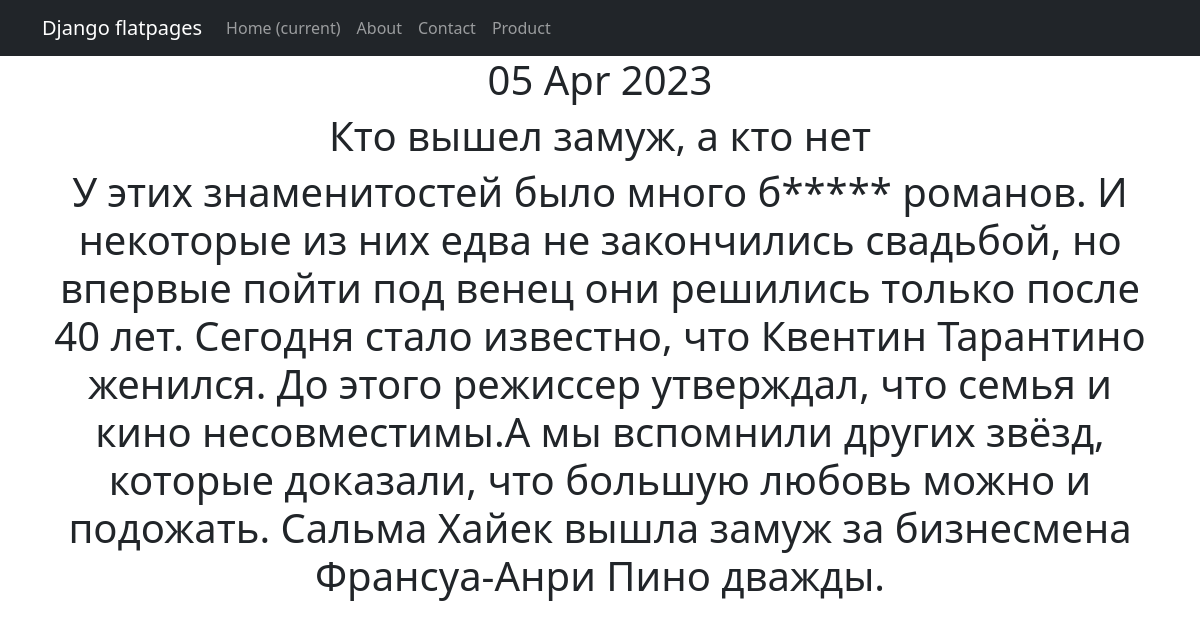
The page /articles/2 on the database its author committed.
### News_Portal/models.py (models this page shows, shortened)
class Post(models.Model):
    author = models.ForeignKey(Author, on_delete=models.CASCADE)
    type = models.CharField(max_length=2, choices=TYPES, default="news")
    creation_time = models.DateTimeField(auto_now_add=True)
    category = models.ManyToManyField(Category, through="PostCategory")
    title = models.CharField(max_length=255, default="Новость часа")
    text = models.TextField(default="а мы уже пишем")
    rating = models.FloatField(default=0.0)

### News_Portal/views.py (the view)
# urls.py: path("<int:pk>", NewsDetail.as_view(), name="news_detail"),
class NewsDetail(DetailView):
    model = Post
    template_name = "post.html"
    context_object_name = "post"

### News_Portal/templatetags/custom_filters.py (called while the page is built)
@register.filter()
def censor(text):
    if not isinstance(text, str):
        raise ValueError("мы только тексты цензурируем в нашей редакции")
    for bad_word in BANNED_WORDS:
        if bad_word in text:
            censored = bad_word[0] + ("*" * (len(bad_word) - 1))
            text = text.replace(bad_word, censored)
        if bad_word.capitalize() in text:
            censored = bad_word[0].capitalize() + ("*" * (len(bad_word) - 1))
            text = text.replace(bad_word, censored)
    return text

### News_Portal/templates/post.html (shortened to what this page needs)
{% extends 'flatpages/default.html' %}
{% load custom_filters %}
{% block content %}
<h1>{{ post.creation_time|date:'d M Y' }}</h1>
<h1>{{ post.title|censor }}</h1>
<h1>{{ post.text|censor }}</h1>
{% endblock content %}

### rows shown on the page
Post: creation_time "05 Apr 2023", title|censor "Кто вышел замуж, а кто нет", text|censor "У этих знаменитостей было много б***** романов. И некоторые из них едва не закончились свадьбой, но впервые пойти под венец они решились только после 40 лет. Сегодня стало известно, что Квентин Тарантино женился. До этого режиссер утверждал, что семья и кино несовместимы.А мы вспомнили других звёзд, которые доказали, что большую любовь можно и подожать. Сальма Хайек вышла замуж за бизнесмена Франсуа-Анри Пино дважды."
